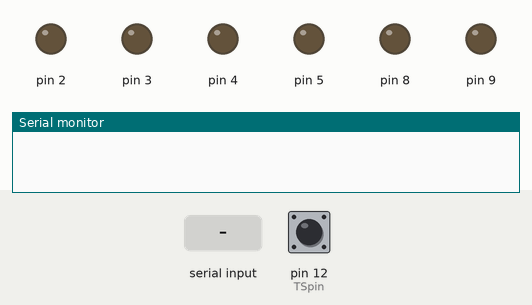
Bench run of a sketch on a simulated Arduino Uno, built with avr-gcc and run on an emulated ATmega328P. On the bench: output pins drawn as LEDs (lit = HIGH), the last lines printed to the serial monitor. Inputs (shaded band) come from the test bench; at power-on: pin 12 (TSpin) HIGH.

Above: at 1.2 s.
1.3 s: "A" received over the second serial link
At 3.2 s:
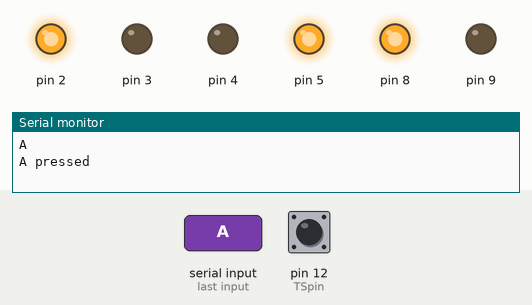
At 8.6 s:
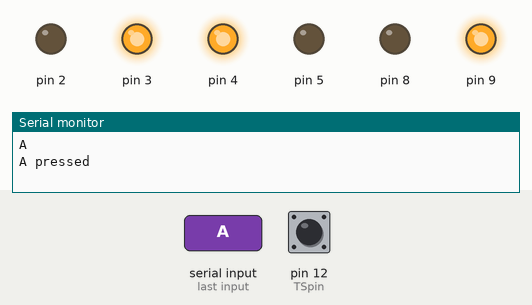
9.3 s: "B" received over the second serial link
At 10.9 s:
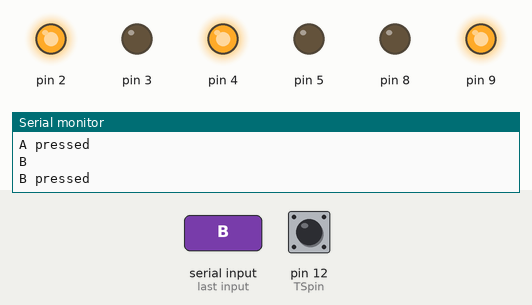
Timing chart, 0 to 19.6 s (numbered marks = the images above; inputs shaded):
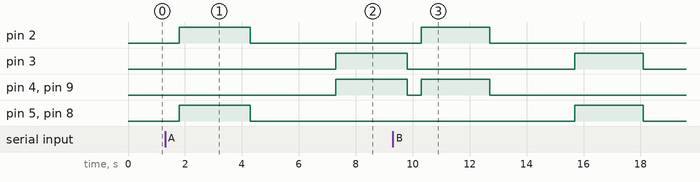

The sketch:

enhancerfreekick.ino
```cpp
#include<SoftwareSerial.h>
SoftwareSerial BT(10,11); // Connect Tx to pin 10 and Rx to pin 11 of HC05

#define TSpin 12
char c;
int s;// setting up touch sensor
int fl=0; //setting up a flag
int ns=1;

void setup()
{
BT.begin(9600);
Serial.begin(9600);
pinMode(2,OUTPUT);
pinMode(3,OUTPUT);
pinMode(4,OUTPUT);
pinMode(5,OUTPUT);
//pinMode(6,OUTPUT);
//pinMode(7,OUTPUT);
pinMode(8,OUTPUT);
pinMode(9,OUTPUT);


pinMode(TSpin,INPUT);

}
void loop()
{
if (BT.available())
  {
    fl=1;
    c=BT.read();
    Serial.println(c);
    delay(500);
  }
  s=digitalRead(TSpin);

  if(s!=ns){
BT.println(s);
 Serial.println(s);
    ns=s;

    }
if (fl==1){
 if (s==1){
    if(c=='A'){
      Serial.println("A pressed");
up(2,3);
right(4,5);
left(8,9);
delay(2500);
stp();
delay(3000);
down(2,3);
left(4,5);
right(8,9);
delay(2500);
stp();
    }
    else if(c=='B'){
      Serial.println("B pressed");
right(8,9);
up(2,3);
left(4,5);
delay(2400);
stp();
delay(3000);
down(2,3);
left(8,9);
right(4,5);
delay(2400);
stp();
    }
    else if(c=='C'){
      Serial.println("C pressed");
right(4,5);
right(8,9);
delay(2500);
stp();
delay(3000);
left(4,5);
left(8,9);
delay(2500);
stp();
    }
    else{
      Serial.println("D pressed");
up(2,3);
right(4,5);
right(8,9);
delay(2500);
stp();
delay(3000);
down(2,3);
left(4,5);
left(8,9);
delay(2500);
stp();
    }
   fl=0;
   }
  }
 }
```

functions.ino
```cpp
void up (int pin1,int pin2){
  digitalWrite(pin1,HIGH);
  digitalWrite(pin2,LOW);
}
void down (int pin1,int pin2){
  digitalWrite(pin1,LOW);
  digitalWrite(pin2,HIGH);
}
void left (int pin1,int pin2){
  digitalWrite(pin1,HIGH);
  digitalWrite(pin2,LOW);
}
void right (int pin1,int pin2){
  digitalWrite(pin1,LOW);
  digitalWrite(pin2,HIGH);
}
void stp(){
digitalWrite(2,LOW);
digitalWrite(3,LOW);
digitalWrite(4,LOW);
digitalWrite(5,LOW);
digitalWrite(6,LOW);
digitalWrite(7,LOW);
digitalWrite(8,LOW);
digitalWrite(9,LOW);
}
```

Measured:
- after the input at 1.3 s, pin 2, pin 5, pin 8: LOW → HIGH after 0.50 s, → LOW 2.5 s later; pin 3, pin 4, pin 9: LOW → HIGH after 6.0 s
- after the input at 9.3 s, pin 2: LOW → HIGH after 1.0 s, → LOW 2.4 s later; pin 5, pin 8: LOW → HIGH after 6.4 s, → LOW 2.4 s later
